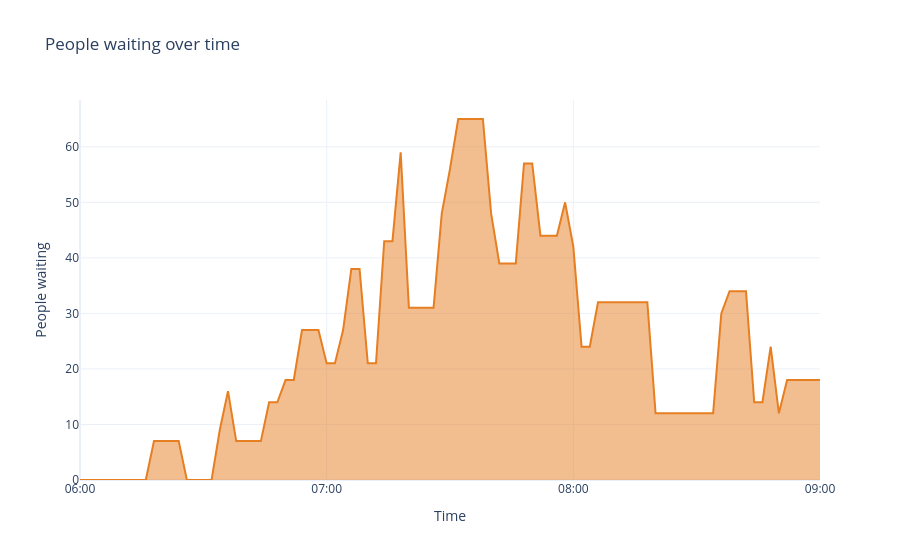
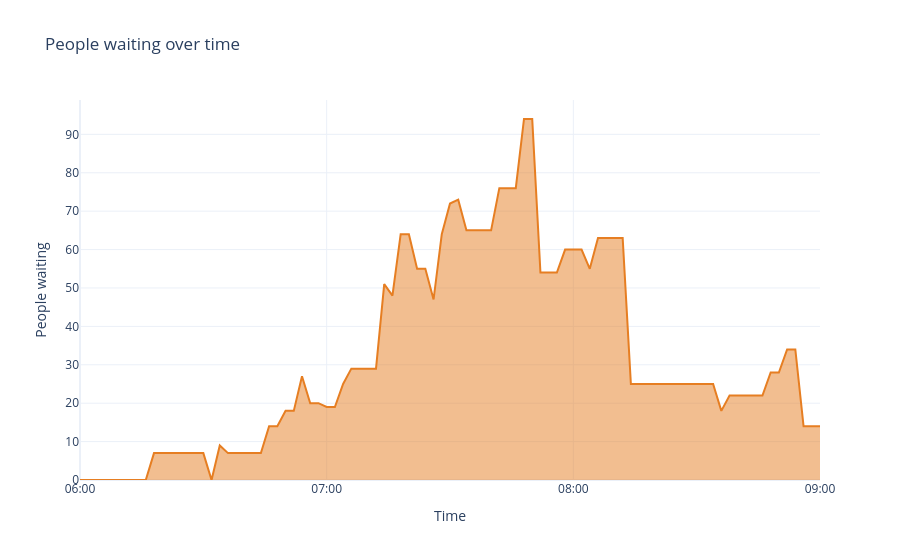

Source (notebook cell) for these figures, in order:
### Markdown cell above
### Semilla 1004

### Code cell
env_agente_1004, env_base_1004, reporte_agente_1004, reporte_base_1004 = mostrar_detalle_semilla(1004)

### Figure 1 — Plotly figure (JSON) as saved in the notebook; plotly's stock layout.template omitted (floating-point values rounded to 4 significant figures)
{"data": [{"customdata": ["06:00", "06:02", "06:04", "06:06", "06:08", "06:10", "06:12", "06:14", "06:16", "06:18", "06:20", "06:22", "06:24", "06:26", "06:28", "06:30", "06:32", "06:34", "06:36", "06:38", "06:40", "06:42", "06:44", "06:46", "06:48", "06:50", "06:52", "06:54", "06:56", "06:58", "07:00", "07:02", "07:04", "07:06", "07:08", "07:10", "07:12", "07:14", "07:16", "07:18", "07:20", "07:22", "07:24", "07:26", "07:28", "07:30", "07:32", "07:34", "07:36", "07:38", "07:40", "07:42", "07:44", "07:46", "07:48", "07:50", "07:52", "07:54", "07:56", "07:58", "08:00", "08:02", "08:04", "08:06", "08:08", "08:10", "08:12", "08:14", "08:16", "08:18", "08:20", "08:22", "08:24", "08:26", "08:28", "08:30", "08:32", "08:34", "08:36", "08:38", "08:40", "08:42", "08:44", "08:46", "08:48", "08:50", "08:52", "08:54", "08:56", "08:58", "09:00"], "fill": "tozeroy", "hovertemplate": "%{customdata}<br>waiting: %{y}<extra></extra>", "line": {"color": "#e67e22", "width": 2}, "mode": "lines", "name": "waiting", "type": "scatter", "x": [0, 1, 2, 3, 4, 5, 6, 7, 8, 9, 10, 11, 12, 13, 14, 15, 16, 17, 18, 19, 20, 21, 22, 23, 24, 25, 26, 27, 28, 29, 30, 31, 32, 33, 34, 35, 36, 37, 38, 39, 40, 41, 42, 43, 44, 45, 46, 47, 48, 49, 50, 51, 52, 53, 54, 55, 56, 57, 58, 59, 60, 61, 62, 63, 64, 65, 66, 67, 68, 69, 70, 71, 72, 73, 74, 75, 76, 77, 78, 79, 80, 81, 82, 83, 84, 85, 86, 87, 88, 89, 90], "y": [0, 0, 0, 0, 0, 0, 0, 0, 0, 7, 7, 7, 7, 0, 0, 0, 0, 9, 16, 7, 7, 7, 7, 14, 14, 18, 18, 27, 27, 27, 21, 21, 27, 38, 38, 21, 21, 43, 43, 59, 31, 31, 31, 31, 48, 56, 65, 65, 65, 65, 48, 39, 39, 39, 57, 57, 44, 44, 44, 50, 42, 24, 24, 32, 32, 32, 32, 32, 32, 32, 12, 12, 12, 12, 12, 12, 12, 12, 30, 34, 34, 34, 14, 14, 24, 12, 18, 18, 18, 18, 18]}], "layout": {"title": {"text": "People waiting over time"}, "xaxis": {"tickmode": "array", "ticktext": ["06:00", "07:00", "08:00", "09:00"], "tickvals": [0, 30, 60, 90], "title": {"text": "Time"}}, "yaxis": {"title": {"text": "People waiting"}}}}

### Figure 2 — Plotly figure (JSON) as saved in the notebook; plotly's stock layout.template omitted (floating-point values rounded to 4 significant figures)
{"data": [{"customdata": ["06:00", "06:02", "06:04", "06:06", "06:08", "06:10", "06:12", "06:14", "06:16", "06:18", "06:20", "06:22", "06:24", "06:26", "06:28", "06:30", "06:32", "06:34", "06:36", "06:38", "06:40", "06:42", "06:44", "06:46", "06:48", "06:50", "06:52", "06:54", "06:56", "06:58", "07:00", "07:02", "07:04", "07:06", "07:08", "07:10", "07:12", "07:14", "07:16", "07:18", "07:20", "07:22", "07:24", "07:26", "07:28", "07:30", "07:32", "07:34", "07:36", "07:38", "07:40", "07:42", "07:44", "07:46", "07:48", "07:50", "07:52", "07:54", "07:56", "07:58", "08:00", "08:02", "08:04", "08:06", "08:08", "08:10", "08:12", "08:14", "08:16", "08:18", "08:20", "08:22", "08:24", "08:26", "08:28", "08:30", "08:32", "08:34", "08:36", "08:38", "08:40", "08:42", "08:44", "08:46", "08:48", "08:50", "08:52", "08:54", "08:56", "08:58", "09:00"], "fill": "tozeroy", "hovertemplate": "%{customdata}<br>waiting: %{y}<extra></extra>", "line": {"color": "#e67e22", "width": 2}, "mode": "lines", "name": "waiting", "type": "scatter", "x": [0, 1, 2, 3, 4, 5, 6, 7, 8, 9, 10, 11, 12, 13, 14, 15, 16, 17, 18, 19, 20, 21, 22, 23, 24, 25, 26, 27, 28, 29, 30, 31, 32, 33, 34, 35, 36, 37, 38, 39, 40, 41, 42, 43, 44, 45, 46, 47, 48, 49, 50, 51, 52, 53, 54, 55, 56, 57, 58, 59, 60, 61, 62, 63, 64, 65, 66, 67, 68, 69, 70, 71, 72, 73, 74, 75, 76, 77, 78, 79, 80, 81, 82, 83, 84, 85, 86, 87, 88, 89, 90], "y": [0, 0, 0, 0, 0, 0, 0, 0, 0, 7, 7, 7, 7, 7, 7, 7, 0, 9, 7, 7, 7, 7, 7, 14, 14, 18, 18, 27, 20, 20, 19, 19, 25, 29, 29, 29, 29, 51, 48, 64, 64, 55, 55, 47, 64, 72, 73, 65, 65, 65, 65, 76, 76, 76, 94, 94, 54, 54, 54, 60, 60, 60, 55, 63, 63, 63, 63, 25, 25, 25, 25, 25, 25, 25, 25, 25, 25, 25, 18, 22, 22, 22, 22, 22, 28, 28, 34, 34, 14, 14, 14]}], "layout": {"title": {"text": "People waiting over time"}, "xaxis": {"tickmode": "array", "ticktext": ["06:00", "07:00", "08:00", "09:00"], "tickvals": [0, 30, 60, 90], "title": {"text": "Time"}}, "yaxis": {"title": {"text": "People waiting"}}}}
